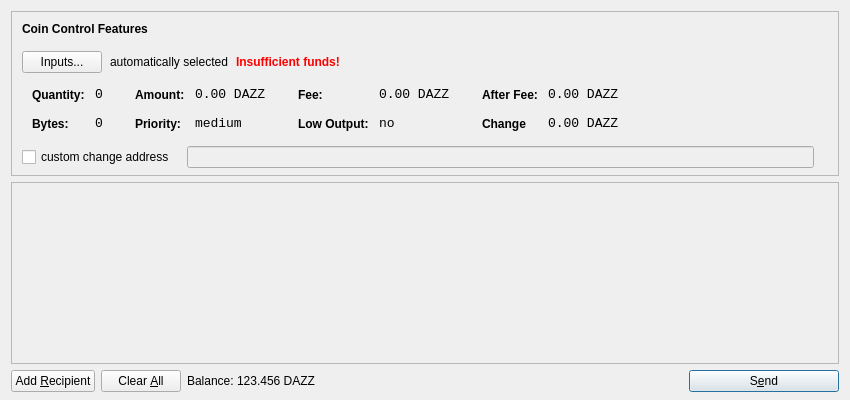
<?xml version="1.0" encoding="UTF-8"?>
<ui version="4.0">
 <class>SendCoinsDialog</class>
 <widget class="QDialog" name="SendCoinsDialog">
  <property name="geometry">
   <rect>
    <x>0</x>
    <y>0</y>
    <width>850</width>
    <height>400</height>
   </rect>
  </property>
  <property name="windowTitle">
   <string>Send Coins</string>
  </property>
  <layout class="QVBoxLayout" name="verticalLayout" stretch="0,1,0">
   <property name="bottomMargin">
    <number>8</number>
   </property>
   <item>
    <widget class="QFrame" name="frameCoinControl">
     <property name="sizePolicy">
      <sizepolicy hsizetype="Expanding" vsizetype="Expanding">
       <horstretch>0</horstretch>
       <verstretch>0</verstretch>
      </sizepolicy>
     </property>
     <property name="maximumSize">
      <size>
       <width>16777215</width>
       <height>16777215</height>
      </size>
     </property>
     <property name="frameShape">
      <enum>QFrame::StyledPanel</enum>
     </property>
     <property name="frameShadow">
      <enum>QFrame::Sunken</enum>
     </property>
     <layout class="QVBoxLayout" name="verticalLayoutCoinControl2">
      <property name="spacing">
       <number>-1</number>
      </property>
      <property name="leftMargin">
       <number>0</number>
      </property>
      <property name="topMargin">
       <number>0</number>
      </property>
      <property name="rightMargin">
       <number>0</number>
      </property>
      <property name="bottomMargin">
       <number>6</number>
      </property>
      <item>
       <layout class="QVBoxLayout" name="verticalLayoutCoinControl" stretch="0,0,0,0,1">
        <property name="spacing">
         <number>0</number>
        </property>
        <property name="leftMargin">
         <number>10</number>
        </property>
        <property name="topMargin">
         <number>10</number>
        </property>
        <item>
         <layout class="QHBoxLayout" name="horizontalLayoutCoinControl1">
          <property name="bottomMargin">
           <number>15</number>
          </property>
          <item>
           <widget class="QLabel" name="labelCoinControlFeatures">
            <property name="sizePolicy">
             <sizepolicy hsizetype="Preferred" vsizetype="Maximum">
              <horstretch>0</horstretch>
              <verstretch>0</verstretch>
             </sizepolicy>
            </property>
            <property name="font">
             <font>
              <weight>75</weight>
              <bold>true</bold>
             </font>
            </property>
            <property name="styleSheet">
             <string notr="true">font-weight:bold;</string>
            </property>
            <property name="text">
             <string>Coin Control Features</string>
            </property>
           </widget>
          </item>
         </layout>
        </item>
        <item>
         <layout class="QHBoxLayout" name="horizontalLayoutCoinControl2" stretch="0,0,0,0">
          <property name="spacing">
           <number>8</number>
          </property>
          <property name="bottomMargin">
           <number>10</number>
          </property>
          <item>
           <widget class="QPushButton" name="pushButtonCoinControl">
            <property name="styleSheet">
             <string notr="true"/>
            </property>
            <property name="text">
             <string>Inputs...</string>
            </property>
           </widget>
          </item>
          <item>
           <widget class="QLabel" name="labelCoinControlAutomaticallySelected">
            <property name="text">
             <string>automatically selected</string>
            </property>
            <property name="margin">
             <number>5</number>
            </property>
           </widget>
          </item>
          <item>
           <widget class="QLabel" name="labelCoinControlInsuffFunds">
            <property name="font">
             <font>
              <weight>75</weight>
              <bold>true</bold>
             </font>
            </property>
            <property name="styleSheet">
             <string notr="true">color:red;font-weight:bold;</string>
            </property>
            <property name="text">
             <string>Insufficient funds!</string>
            </property>
            <property name="margin">
             <number>5</number>
            </property>
           </widget>
          </item>
          <item>
           <spacer name="horizontalSpacerCoinControl">
            <property name="orientation">
             <enum>Qt::Horizontal</enum>
            </property>
            <property name="sizeHint" stdset="0">
             <size>
              <width>40</width>
              <height>1</height>
             </size>
            </property>
           </spacer>
          </item>
         </layout>
        </item>
        <item>
         <widget class="QWidget" name="widgetCoinControl" native="true">
          <property name="sizePolicy">
           <sizepolicy hsizetype="Preferred" vsizetype="Preferred">
            <horstretch>0</horstretch>
            <verstretch>0</verstretch>
           </sizepolicy>
          </property>
          <property name="minimumSize">
           <size>
            <width>0</width>
            <height>0</height>
           </size>
          </property>
          <property name="styleSheet">
           <string notr="true"/>
          </property>
          <layout class="QHBoxLayout" name="horizontalLayoutCoinControl5">
           <property name="margin">
            <number>0</number>
           </property>
           <item>
            <layout class="QHBoxLayout" name="horizontalLayoutCoinControl3" stretch="0,0,0,1">
             <property name="spacing">
              <number>20</number>
             </property>
             <property name="topMargin">
              <number>0</number>
             </property>
             <property name="bottomMargin">
              <number>10</number>
             </property>
             <item>
              <layout class="QFormLayout" name="formLayoutCoinControl1">
               <property name="horizontalSpacing">
                <number>10</number>
               </property>
               <property name="verticalSpacing">
                <number>14</number>
               </property>
               <property name="leftMargin">
                <number>10</number>
               </property>
               <property name="topMargin">
                <number>4</number>
               </property>
               <property name="rightMargin">
                <number>6</number>
               </property>
               <item row="0" column="0">
                <widget class="QLabel" name="labelCoinControlQuantityText">
                 <property name="styleSheet">
                  <string notr="true">font-weight:bold;</string>
                 </property>
                 <property name="text">
                  <string>Quantity:</string>
                 </property>
                 <property name="margin">
                  <number>0</number>
                 </property>
                </widget>
               </item>
               <item row="0" column="1">
                <widget class="QLabel" name="labelCoinControlQuantity">
                 <property name="font">
                  <font>
                   <family>Monospace</family>
                   <pointsize>10</pointsize>
                  </font>
                 </property>
                 <property name="cursor">
                  <cursorShape>IBeamCursor</cursorShape>
                 </property>
                 <property name="contextMenuPolicy">
                  <enum>Qt::ActionsContextMenu</enum>
                 </property>
                 <property name="text">
                  <string>0</string>
                 </property>
                 <property name="margin">
                  <number>0</number>
                 </property>
                 <property name="textInteractionFlags">
                  <set>Qt::LinksAccessibleByMouse|Qt::TextSelectableByKeyboard|Qt::TextSelectableByMouse</set>
                 </property>
                </widget>
               </item>
               <item row="1" column="0">
                <widget class="QLabel" name="labelCoinControlBytesText">
                 <property name="styleSheet">
                  <string notr="true">font-weight:bold;</string>
                 </property>
                 <property name="text">
                  <string>Bytes:</string>
                 </property>
                </widget>
               </item>
               <item row="1" column="1">
                <widget class="QLabel" name="labelCoinControlBytes">
                 <property name="font">
                  <font>
                   <family>Monospace</family>
                   <pointsize>10</pointsize>
                  </font>
                 </property>
                 <property name="cursor">
                  <cursorShape>IBeamCursor</cursorShape>
                 </property>
                 <property name="contextMenuPolicy">
                  <enum>Qt::ActionsContextMenu</enum>
                 </property>
                 <property name="text">
                  <string>0</string>
                 </property>
                 <property name="textInteractionFlags">
                  <set>Qt::LinksAccessibleByMouse|Qt::TextSelectableByKeyboard|Qt::TextSelectableByMouse</set>
                 </property>
                </widget>
               </item>
              </layout>
             </item>
             <item>
              <layout class="QFormLayout" name="formLayoutCoinControl2">
               <property name="horizontalSpacing">
                <number>10</number>
               </property>
               <property name="verticalSpacing">
                <number>14</number>
               </property>
               <property name="leftMargin">
                <number>6</number>
               </property>
               <property name="topMargin">
                <number>4</number>
               </property>
               <property name="rightMargin">
                <number>6</number>
               </property>
               <item row="0" column="0">
                <widget class="QLabel" name="labelCoinControlAmountText">
                 <property name="styleSheet">
                  <string notr="true">font-weight:bold;</string>
                 </property>
                 <property name="text">
                  <string>Amount:</string>
                 </property>
                 <property name="margin">
                  <number>0</number>
                 </property>
                </widget>
               </item>
               <item row="0" column="1">
                <widget class="QLabel" name="labelCoinControlAmount">
                 <property name="font">
                  <font>
                   <family>Monospace</family>
                   <pointsize>10</pointsize>
                  </font>
                 </property>
                 <property name="cursor">
                  <cursorShape>IBeamCursor</cursorShape>
                 </property>
                 <property name="contextMenuPolicy">
                  <enum>Qt::ActionsContextMenu</enum>
                 </property>
                 <property name="text">
                  <string>0.00 DAZZ</string>
                 </property>
                 <property name="textInteractionFlags">
                  <set>Qt::LinksAccessibleByMouse|Qt::TextSelectableByKeyboard|Qt::TextSelectableByMouse</set>
                 </property>
                </widget>
               </item>
               <item row="1" column="0">
                <widget class="QLabel" name="labelCoinControlPriorityText">
                 <property name="styleSheet">
                  <string notr="true">font-weight:bold;</string>
                 </property>
                 <property name="text">
                  <string>Priority:</string>
                 </property>
                </widget>
               </item>
               <item row="1" column="1">
                <widget class="QLabel" name="labelCoinControlPriority">
                 <property name="font">
                  <font>
                   <family>Monospace</family>
                   <pointsize>10</pointsize>
                  </font>
                 </property>
                 <property name="cursor">
                  <cursorShape>IBeamCursor</cursorShape>
                 </property>
                 <property name="contextMenuPolicy">
                  <enum>Qt::ActionsContextMenu</enum>
                 </property>
                 <property name="text">
                  <string>medium</string>
                 </property>
                 <property name="textInteractionFlags">
                  <set>Qt::LinksAccessibleByMouse|Qt::TextSelectableByKeyboard|Qt::TextSelectableByMouse</set>
                 </property>
                </widget>
               </item>
              </layout>
             </item>
             <item>
              <layout class="QFormLayout" name="formLayoutCoinControl3">
               <property name="horizontalSpacing">
                <number>10</number>
               </property>
               <property name="verticalSpacing">
                <number>14</number>
               </property>
               <property name="leftMargin">
                <number>6</number>
               </property>
               <property name="topMargin">
                <number>4</number>
               </property>
               <property name="rightMargin">
                <number>6</number>
               </property>
               <item row="0" column="0">
                <widget class="QLabel" name="labelCoinControlFeeText">
                 <property name="styleSheet">
                  <string notr="true">font-weight:bold;</string>
                 </property>
                 <property name="text">
                  <string>Fee:</string>
                 </property>
                 <property name="margin">
                  <number>0</number>
                 </property>
                </widget>
               </item>
               <item row="0" column="1">
                <widget class="QLabel" name="labelCoinControlFee">
                 <property name="font">
                  <font>
                   <family>Monospace</family>
                   <pointsize>10</pointsize>
                  </font>
                 </property>
                 <property name="cursor">
                  <cursorShape>IBeamCursor</cursorShape>
                 </property>
                 <property name="contextMenuPolicy">
                  <enum>Qt::ActionsContextMenu</enum>
                 </property>
                 <property name="text">
                  <string>0.00 DAZZ</string>
                 </property>
                 <property name="textInteractionFlags">
                  <set>Qt::LinksAccessibleByMouse|Qt::TextSelectableByKeyboard|Qt::TextSelectableByMouse</set>
                 </property>
                </widget>
               </item>
               <item row="1" column="0">
                <widget class="QLabel" name="labelCoinControlLowOutputText">
                 <property name="styleSheet">
                  <string notr="true">font-weight:bold;</string>
                 </property>
                 <property name="text">
                  <string>Low Output:</string>
                 </property>
                </widget>
               </item>
               <item row="1" column="1">
                <widget class="QLabel" name="labelCoinControlLowOutput">
                 <property name="font">
                  <font>
                   <family>Monospace</family>
                   <pointsize>10</pointsize>
                  </font>
                 </property>
                 <property name="cursor">
                  <cursorShape>IBeamCursor</cursorShape>
                 </property>
                 <property name="contextMenuPolicy">
                  <enum>Qt::ActionsContextMenu</enum>
                 </property>
                 <property name="text">
                  <string>no</string>
                 </property>
                 <property name="textInteractionFlags">
                  <set>Qt::LinksAccessibleByMouse|Qt::TextSelectableByKeyboard|Qt::TextSelectableByMouse</set>
                 </property>
                </widget>
               </item>
              </layout>
             </item>
             <item>
              <layout class="QFormLayout" name="formLayoutCoinControl4">
               <property name="horizontalSpacing">
                <number>10</number>
               </property>
               <property name="verticalSpacing">
                <number>14</number>
               </property>
               <property name="leftMargin">
                <number>6</number>
               </property>
               <property name="topMargin">
                <number>4</number>
               </property>
               <property name="rightMargin">
                <number>6</number>
               </property>
               <item row="0" column="0">
                <widget class="QLabel" name="labelCoinControlAfterFeeText">
                 <property name="styleSheet">
                  <string notr="true">font-weight:bold;</string>
                 </property>
                 <property name="text">
                  <string>After Fee:</string>
                 </property>
                 <property name="margin">
                  <number>0</number>
                 </property>
                </widget>
               </item>
               <item row="0" column="1">
                <widget class="QLabel" name="labelCoinControlAfterFee">
                 <property name="font">
                  <font>
                   <family>Monospace</family>
                   <pointsize>10</pointsize>
                  </font>
                 </property>
                 <property name="cursor">
                  <cursorShape>IBeamCursor</cursorShape>
                 </property>
                 <property name="contextMenuPolicy">
                  <enum>Qt::ActionsContextMenu</enum>
                 </property>
                 <property name="text">
                  <string>0.00 DAZZ</string>
                 </property>
                 <property name="textInteractionFlags">
                  <set>Qt::LinksAccessibleByMouse|Qt::TextSelectableByKeyboard|Qt::TextSelectableByMouse</set>
                 </property>
                </widget>
               </item>
               <item row="1" column="0">
                <widget class="QLabel" name="labelCoinControlChangeText">
                 <property name="styleSheet">
                  <string notr="true">font-weight:bold;</string>
                 </property>
                 <property name="text">
                  <string>Change</string>
                 </property>
                </widget>
               </item>
               <item row="1" column="1">
                <widget class="QLabel" name="labelCoinControlChange">
                 <property name="font">
                  <font>
                   <family>Monospace</family>
                   <pointsize>10</pointsize>
                  </font>
                 </property>
                 <property name="cursor">
                  <cursorShape>IBeamCursor</cursorShape>
                 </property>
                 <property name="contextMenuPolicy">
                  <enum>Qt::ActionsContextMenu</enum>
                 </property>
                 <property name="text">
                  <string>0.00 DAZZ</string>
                 </property>
                 <property name="textInteractionFlags">
                  <set>Qt::LinksAccessibleByMouse|Qt::TextSelectableByKeyboard|Qt::TextSelectableByMouse</set>
                 </property>
                </widget>
               </item>
              </layout>
             </item>
            </layout>
           </item>
          </layout>
         </widget>
        </item>
        <item>
         <layout class="QHBoxLayout" name="horizontalLayoutCoinControl4" stretch="0,0,0">
          <property name="spacing">
           <number>12</number>
          </property>
          <property name="sizeConstraint">
           <enum>QLayout::SetDefaultConstraint</enum>
          </property>
          <property name="topMargin">
           <number>5</number>
          </property>
          <property name="rightMargin">
           <number>5</number>
          </property>
          <item>
           <widget class="QCheckBox" name="checkBoxCoinControlChange">
            <property name="text">
             <string>custom change address</string>
            </property>
           </widget>
          </item>
          <item>
           <widget class="QLineEdit" name="lineEditCoinControlChange">
            <property name="enabled">
             <bool>false</bool>
            </property>
            <property name="sizePolicy">
             <sizepolicy hsizetype="Expanding" vsizetype="Fixed">
              <horstretch>0</horstretch>
              <verstretch>0</verstretch>
             </sizepolicy>
            </property>
           </widget>
          </item>
          <item>
           <widget class="QLabel" name="labelCoinControlChangeLabel">
            <property name="sizePolicy">
             <sizepolicy hsizetype="Preferred" vsizetype="Expanding">
              <horstretch>0</horstretch>
              <verstretch>0</verstretch>
             </sizepolicy>
            </property>
            <property name="minimumSize">
             <size>
              <width>0</width>
              <height>0</height>
             </size>
            </property>
            <property name="text">
             <string/>
            </property>
            <property name="margin">
             <number>3</number>
            </property>
           </widget>
          </item>
         </layout>
        </item>
        <item>
         <spacer name="verticalSpacerCoinControl">
          <property name="orientation">
           <enum>Qt::Vertical</enum>
          </property>
          <property name="sizeHint" stdset="0">
           <size>
            <width>800</width>
            <height>1</height>
           </size>
          </property>
         </spacer>
        </item>
       </layout>
      </item>
     </layout>
    </widget>
   </item>
   <item>
    <widget class="QScrollArea" name="scrollArea">
     <property name="widgetResizable">
      <bool>true</bool>
     </property>
     <widget class="QWidget" name="scrollAreaWidgetContents">
      <property name="geometry">
       <rect>
        <x>0</x>
        <y>0</y>
        <width>830</width>
        <height>165</height>
       </rect>
      </property>
      <layout class="QVBoxLayout" name="verticalLayout_2">
       <property name="margin">
        <number>0</number>
       </property>
       <item>
        <layout class="QVBoxLayout" name="entries">
         <property name="spacing">
          <number>6</number>
         </property>
        </layout>
       </item>
       <item>
        <spacer name="verticalSpacer">
         <property name="orientation">
          <enum>Qt::Vertical</enum>
         </property>
         <property name="sizeHint" stdset="0">
          <size>
           <width>20</width>
           <height>40</height>
          </size>
         </property>
        </spacer>
       </item>
      </layout>
     </widget>
    </widget>
   </item>
   <item>
    <layout class="QHBoxLayout" name="horizontalLayout">
     <item>
      <widget class="QPushButton" name="addButton">
       <property name="toolTip">
        <string>Send to multiple recipients at once</string>
       </property>
       <property name="text">
        <string>Add &amp;Recipient</string>
       </property>
       <property name="icon">
        <iconset resource="../bitcoin.qrc">
         <normaloff>:/icons/add</normaloff>:/icons/add</iconset>
       </property>
       <property name="autoDefault">
        <bool>false</bool>
       </property>
      </widget>
     </item>
     <item>
      <widget class="QPushButton" name="clearButton">
       <property name="sizePolicy">
        <sizepolicy hsizetype="Minimum" vsizetype="Fixed">
         <horstretch>0</horstretch>
         <verstretch>0</verstretch>
        </sizepolicy>
       </property>
       <property name="toolTip">
        <string>Remove all transaction fields</string>
       </property>
       <property name="text">
        <string>Clear &amp;All</string>
       </property>
       <property name="icon">
        <iconset resource="../bitcoin.qrc">
         <normaloff>:/icons/remove</normaloff>:/icons/remove</iconset>
       </property>
       <property name="autoRepeatDelay">
        <number>300</number>
       </property>
       <property name="autoDefault">
        <bool>false</bool>
       </property>
      </widget>
     </item>
     <item>
      <layout class="QHBoxLayout" name="horizontalLayout_2">
       <property name="spacing">
        <number>3</number>
       </property>
       <item>
        <widget class="QLabel" name="label">
         <property name="sizePolicy">
          <sizepolicy hsizetype="Preferred" vsizetype="Fixed">
           <horstretch>0</horstretch>
           <verstretch>0</verstretch>
          </sizepolicy>
         </property>
         <property name="text">
          <string>Balance:</string>
         </property>
        </widget>
       </item>
       <item>
        <widget class="QLabel" name="labelBalance">
         <property name="sizePolicy">
          <sizepolicy hsizetype="Preferred" vsizetype="Fixed">
           <horstretch>0</horstretch>
           <verstretch>0</verstretch>
          </sizepolicy>
         </property>
         <property name="cursor">
          <cursorShape>IBeamCursor</cursorShape>
         </property>
         <property name="text">
          <string>123.456 DAZZ</string>
         </property>
         <property name="textInteractionFlags">
          <set>Qt::LinksAccessibleByMouse|Qt::TextSelectableByKeyboard|Qt::TextSelectableByMouse</set>
         </property>
        </widget>
       </item>
      </layout>
     </item>
     <item>
      <spacer name="horizontalSpacer">
       <property name="orientation">
        <enum>Qt::Horizontal</enum>
       </property>
       <property name="sizeHint" stdset="0">
        <size>
         <width>40</width>
         <height>20</height>
        </size>
       </property>
      </spacer>
     </item>
     <item>
      <widget class="QPushButton" name="sendButton">
       <property name="minimumSize">
        <size>
         <width>150</width>
         <height>0</height>
        </size>
       </property>
       <property name="toolTip">
        <string>Confirm the send action</string>
       </property>
       <property name="text">
        <string>S&amp;end</string>
       </property>
       <property name="icon">
        <iconset resource="../bitcoin.qrc">
         <normaloff>:/icons/send</normaloff>:/icons/send</iconset>
       </property>
       <property name="default">
        <bool>true</bool>
       </property>
      </widget>
     </item>
    </layout>
   </item>
  </layout>
 </widget>
 <resources>
  <include location="../bitcoin.qrc"/>
 </resources>
 <connections/>
</ui>
